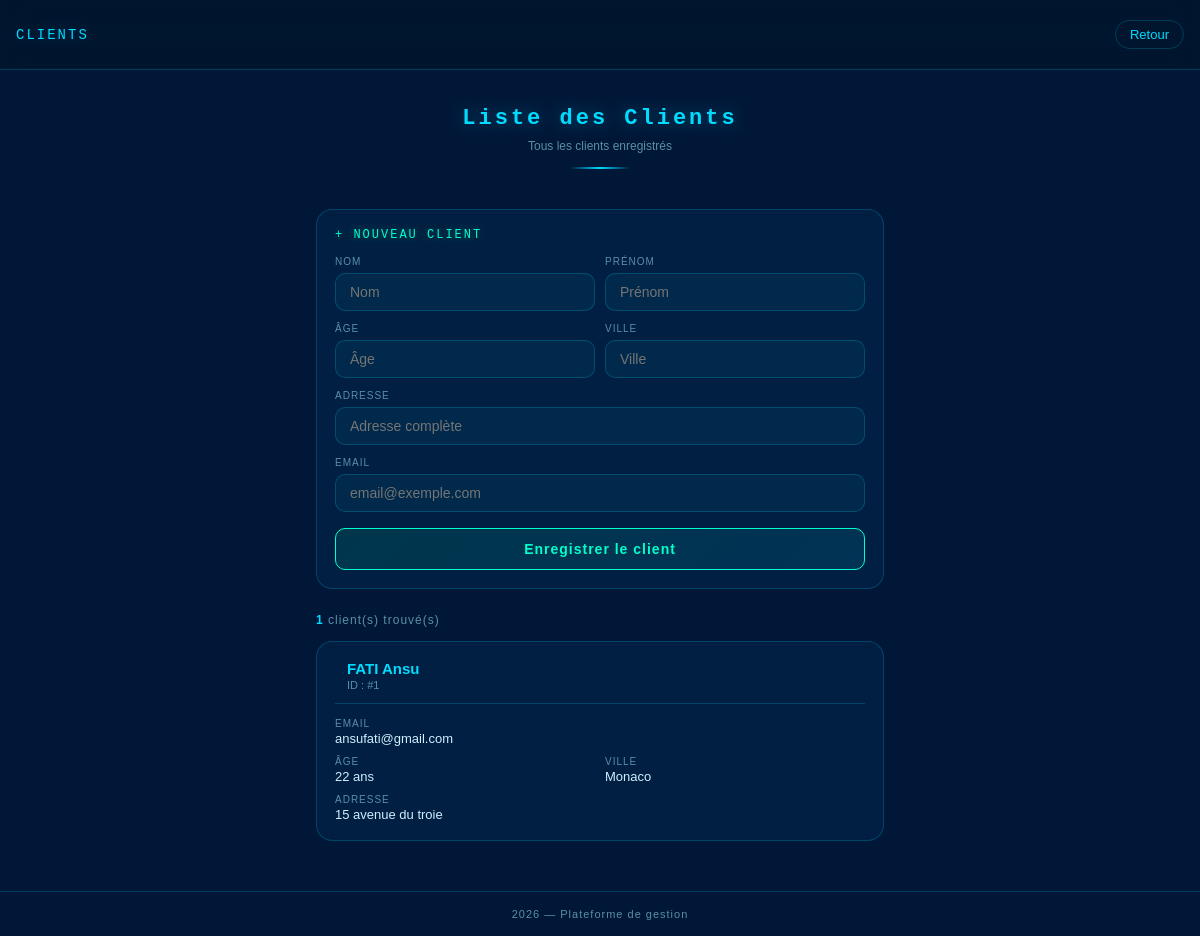
The app's page /liste_client.php with its own data.
### tables this page shows
CREATE TABLE `customer` (
  `id_cust` int(11) NOT NULL,
  `nom` varchar(100) NOT NULL,
  `prenom` varchar(100) NOT NULL,
  `age` int(11) DEFAULT NULL,
  `adresse` varchar(255) DEFAULT NULL,
  `ville` varchar(100) DEFAULT NULL,
  `email` varchar(100) NOT NULL
);

### liste_client.php (the view, shortened to what this page needs)
<?php
include 'connexion.php';
$result = $pdo->query("SELECT id_cust, nom, prenom, age, adresse, ville, email FROM customer");
$clients = $result->fetchAll(PDO::FETCH_ASSOC);
?>
<!DOCTYPE html>
<html lang="fr">
<head>
</head>
<body>
<div class="wrapper">
  <header>
    <span class="brand-name">CLIENTS</span>
    <a href="accueil1.html" class="back-btn">Retour</a>
  </header>
  <div class="hero">
    <h1>Liste des Clients</h1>
    <p>Tous les clients enregistrés</p>
    <div class="divider"></div>
  </div>
  <div class="content">
    <div class="form-card">
      <p class="form-title">+ NOUVEAU CLIENT</p>
      <form method="POST">
        <div class="form-row">
          <div class="form-group">
            <label>Nom</label>
            <input type="text" name="nom" placeholder="Nom">
          </div>
          <div class="form-group">
            <label>Prénom</label>
            <input type="text" name="prenom" placeholder="Prénom">
          </div>
        </div>
        <div class="form-row">
          <div class="form-group">
            <label>Âge</label>
            <input type="number" name="age" placeholder="Âge">
          </div>
          <div class="form-group">
            <label>Ville</label>
            <input type="text" name="ville" placeholder="Ville">
          </div>
        </div>
        <div class="form-group">
          <label>Adresse</label>
          <input type="text" name="adresse" placeholder="Adresse complète">
        </div>
        <div class="form-group">
          <label>Email</label>
          <input type="email" name="email" placeholder="email@exemple.com">
        </div>
        <button type="submit" name="btn" class="submit-btn">Enregistrer le client</button>
      </form>
    </div>
    <?php if (count($clients) > 0): ?>
      <p class="count"><span><?php echo count($clients); ?></span> client(s) trouvé(s)</p>
      <?php foreach ($clients as $index => $client): ?>
        <div class="user-card" style="animation-delay: <?php echo $index * 0.08; ?>s">
          <div class="user-header">
            <div>
              <div class="user-name"><?php echo htmlspecialchars($client['nom']); ?> <?php echo htmlspecialchars($client['prenom']); ?></div>
              <div class="user-id">ID : #<?php echo $client['id_cust']; ?></div>
            </div>
          </div>
          <div class="user-info">
            <div class="info-item full">
              <span class="info-label">Email</span>
              <span class="info-value"><?php echo htmlspecialchars($client['email']); ?></span>
            </div>
            <div class="info-item">
              <span class="info-label">Âge</span>
              <span class="info-value"><?php echo htmlspecialchars($client['age']); ?> ans</span>
            </div>
            <div class="info-item">
              <span class="info-label">Ville</span>
              <span class="info-value"><?php echo htmlspecialchars($client['ville']); ?></span>
            </div>
            <div class="info-item full">
              <span class="info-label">Adresse</span>
              <span class="info-value"><?php echo htmlspecialchars($client['adresse']); ?></span>
            </div>
          </div>
        </div>
      <?php endforeach; ?>
    <?php else: ?>
      <div class="empty">Aucun client trouvé.</div>
    <?php endif; ?>
  </div>
  <footer> 2026 — Plateforme de gestion</footer>
</div>
</body>
</html>

### liste_client.php (style rules this page uses)
:root { --bg:rgba(0,23,56,67); --card: rgba(0, 200, 255, 0.05); --border: rgba(0, 220, 255, 0.2); --cyan: #00dcff; --cyan2: #00ffcc; --text: #cdf0ff; --muted: #5a8fa8; --glow: 0 0 18px rgba(0, 220, 255, 0.4); }
* { margin: 0; padding: 0; box-sizing: border-box; }
body { background: var(--bg); font-family: 'Exo 2', sans-serif; color: var(--text); min-height: 100vh; }
.wrapper { position: relative; z-index: 1; }
header { padding: 20px 16px; display: flex; align-items: center; justify-content: space-between; border-bottom: 1px solid var(--border); background: rgba(0, 20, 40, 0.6); backdrop-filter: blur(12px); position: sticky; top: 0; z-index: 10; }
.brand-name { font-family: 'Orbitron', monospace; font-size: 14px; color: var(--cyan); letter-spacing: 2px; text-shadow: var(--glow); }
.back-btn { text-decoration: none; color: var(--cyan); font-size: 13px; border: 1px solid var(--border); padding: 6px 14px; border-radius: 20px; transition: all 0.3s; }
.hero { text-align: center; padding: 36px 20px 24px; }
.hero h1 { font-family: 'Orbitron', monospace; font-size: clamp(16px, 4vw, 22px); color: var(--cyan); text-shadow: var(--glow); letter-spacing: 3px; }
.hero p { margin-top: 8px; font-size: 12px; color: var(--muted); }
.divider { width: 60px; height: 2px; background: linear-gradient(90deg, transparent, var(--cyan), transparent); margin: 14px auto 0; }
.content { padding: 16px; max-width: 600px; margin: 0 auto; }
.form-card { background: var(--card); border: 1px solid var(--border); border-radius: 16px; padding: 18px; margin-bottom: 24px; backdrop-filter: blur(6px); }
.form-title { font-family: 'Orbitron', monospace; font-size: 12px; color: var(--cyan2); letter-spacing: 2px; margin-bottom: 14px; text-shadow: 0 0 10px rgba(0,255,180,0.4); }
.form-row { display: grid; grid-template-columns: 1fr 1fr; gap: 10px; }
.form-group { display: flex; flex-direction: column; gap: 6px; margin-bottom: 12px; }
.form-group label { font-size: 10px; color: var(--muted); letter-spacing: 1px; text-transform: uppercase; }
.form-group input { background: rgba(0,220,255,0.05); border: 1px solid var(--border); border-radius: 10px; padding: 10px 14px; color: var(--text); font-size: 14px; outline: none; transition: border-color 0.3s; width: 100%; }
.submit-btn { width: 100%; padding: 12px; background: linear-gradient(135deg, rgba(0,255,180,0.1), rgba(0,220,255,0.1)); border: 1px solid var(--cyan2); border-radius: 10px; color: var(--cyan2); font-size: 14px; font-weight: 600; letter-spacing: 1px; cursor: pointer; transition: all 0.3s; margin-top: 4px; }
.count { font-size: 12px; color: var(--muted); margin-bottom: 14px; letter-spacing: 1px; }
.count span { color: var(--cyan); font-weight: 600; }
.user-card { background: var(--card); border: 1px solid var(--border); border-radius: 16px; padding: 18px; margin-bottom: 14px; backdrop-filter: blur(6px); animation: fadeUp 0.5s ease both; transition: all 0.3s; }
.user-header { display: flex; align-items: center; gap: 12px; margin-bottom: 14px; padding-bottom: 12px; border-bottom: 1px solid var(--border); }
.user-name { font-weight: 600; font-size: 15px; color: var(--cyan); }
.user-id { font-size: 11px; color: var(--muted); margin-top: 2px; }
.user-info { display: grid; grid-template-columns: 1fr 1fr; gap: 10px; }
.info-item { display: flex; flex-direction: column; gap: 2px; }
.info-label { font-size: 10px; color: var(--muted); letter-spacing: 1px; text-transform: uppercase; }
.info-value { font-size: 13px; color: var(--text); word-break: break-all; }
.info-item.full { grid-column: 1 / -1; }
footer { text-align: center; padding: 16px; font-size: 11px; color: var(--muted); border-top: 1px solid var(--border); letter-spacing: 1px; margin-top: 20px; }

### records on screen
customer: nom "FATI", prenom "Ansu", id_cust "1", email "ansufati@gmail.com", age "22", ville "Monaco", adresse "15 avenue du troie"

### other values on screen
count($clients) "1"
